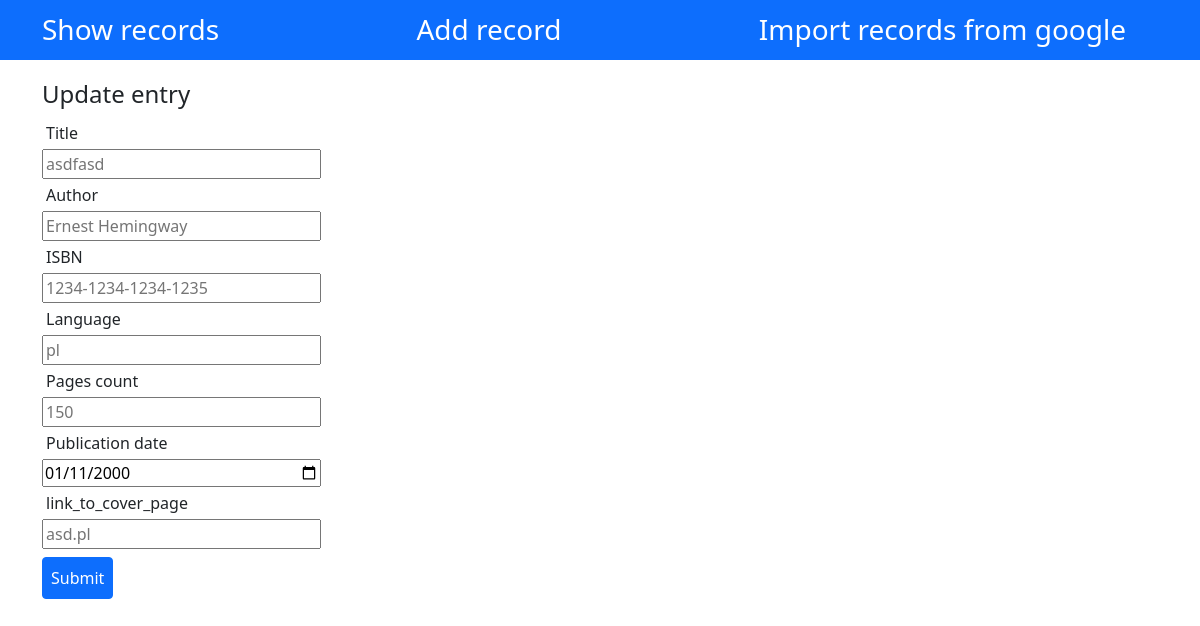
Page /edit/1 on the earlier database version.
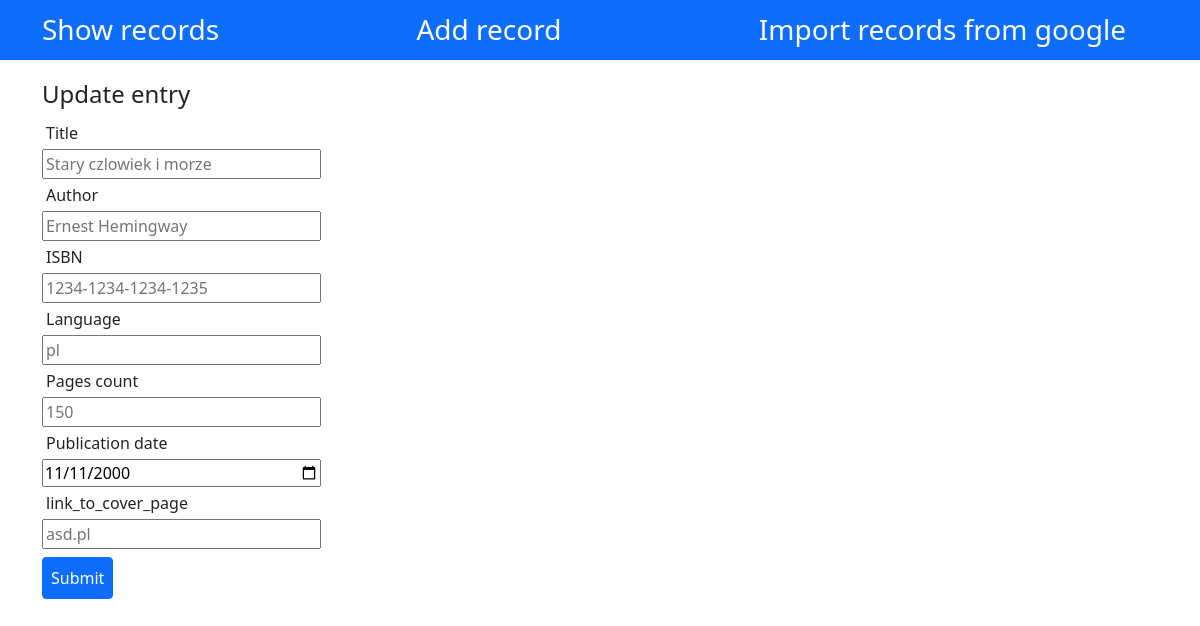
Same page on the later database version.
### models/Book.py (models this page shows, shortened)
class Book(db.Model):
    __tablename__ = 'books'
    id = db.Column(db.Integer, db.Sequence('user_id_seq'), primary_key=True, nullable=False)
    title = db.Column(db.String, nullable=False)
    author = db.Column(db.String(50))
    publication_date = db.Column(db.Date, nullable=False)
    isbn = db.Column(db.String, unique=True, nullable=False)
    pages_count = db.Column(db.Integer)
    link_to_cover_page = db.Column(db.String)
    language = db.Column(db.String)

### standard_api.py (the view)
@app.route("/edit/<book_id>")
def view_edit_entry(book_id):
    book = BooksDataManager.get_by_id(book_id)
    return render_template("update-entry.html", book=book)

### data_management/BooksDataManager.py (called while the page is built)
    @staticmethod
    def get_by_id(id):
        return Book.query.filter(Book.id == id).first()

### templates/update-entry.html (shortened to what this page needs)
{% extends 'base.html' %}
{% import 'macros.html' as blocks %}
{% block head %}
    {{super()}}
{% endblock %}
{% block content %}
    <h4>Update entry</h4>
    {{ blocks.generate_form(end_point='view_edit_entry', book=book) }}
{% endblock %}

### templates/base.html (shortened to what this page needs)
<!DOCTYPE html>
<html lang="en">
<head>
    {% block head %}
        <link href="https://cdn.jsdelivr.net/npm/bootstrap@5.0.0-beta2/dist/css/bootstrap.min.css" rel="stylesheet"
>
        <link rel="stylesheet" type="text/css" href="../static/css/css.css">
    {% endblock %}
</head>
<body>
    <nav class="navbar navbar-dark bg-primary fixed-top">
    <div class="container-lg">
        <span class="navbar-brand mb-0 h4">
            <a class="navbar-brand fs-3" href="/">Show records</a>
        </span>
        <span class="navbar-brand mb-0 h4">
            <a class="navbar-brand fs-3" href="/add-entry">Add record</a>
        </span>
        <span class="navbar-brand mb-0 h4">
            <a class="navbar-brand fs-3" href="/import">Import records from google</a>
        </span>
    </div>
    </nav>
<div class="container mb-5" style="margin-top:5rem;" id="content">{% block content %}{% endblock %}</div>
</body>
</html>

### templates/macros.html
{% extends 'base.html' %}
{% macro generate_form(end_point, book) %}
     <form id="add-entry" action="{{ url_for(end_point, book_id=book.id) }}" method="post">
        <div class="d-flex flex-column w-25">
            <label for="title" class="form-label m-1" >Title</label>
            <input class="w-10"id="title" name="title" type="text" placeholder="{{ book.title }}">
            <label for="author" class="form-label m-1" >Author</label>
            <input class="w-10"id="author" name="author" type="text"  placeholder="{{ book.author }}">
            <label for="isbn" class="form-label m-1" >ISBN</label>
            <input class="w-10" id="isbn" name="isbn" type="text"  placeholder="{{ book.isbn }}">
            <label for="language" class="form-label m-1" >Language</label>
            <input class="w-10"id="language" name="language" type="text" placeholder="{{ book.language }}">
            <label for="pages_count" class="form-label m-1" >Pages count</label>
            <input class="w-10"id="pages_count" name="pages_count" type placeholder="{{ book.pages_count }}">
            <label for="publication_date" class="form-label m-1" >Publication date</label>
            <input class="w-10"id="publication_date" name="publication_date" type="date" value="{{ book.publication_date }}">
            <label for="link_to_cover_page" class="form-label m-1" >link_to_cover_page</label>
            <input class="w-10"id="link_to_cover_page" name="link_to_cover_page" type="text" placeholder="{{ book.link_to_cover_page }}">
        </div>
            <input class="btn btn-primary mt-2 mb-2 p-2" type="submit" value="Submit">
    </form>
{%- endmacro %}

Differences in the rows shown:
changed Book "Ernest Hemingway": title "asdfasd" → "Stary czlowiek i morze"; publication_date "01/11/2000" → "11/11/2000"
